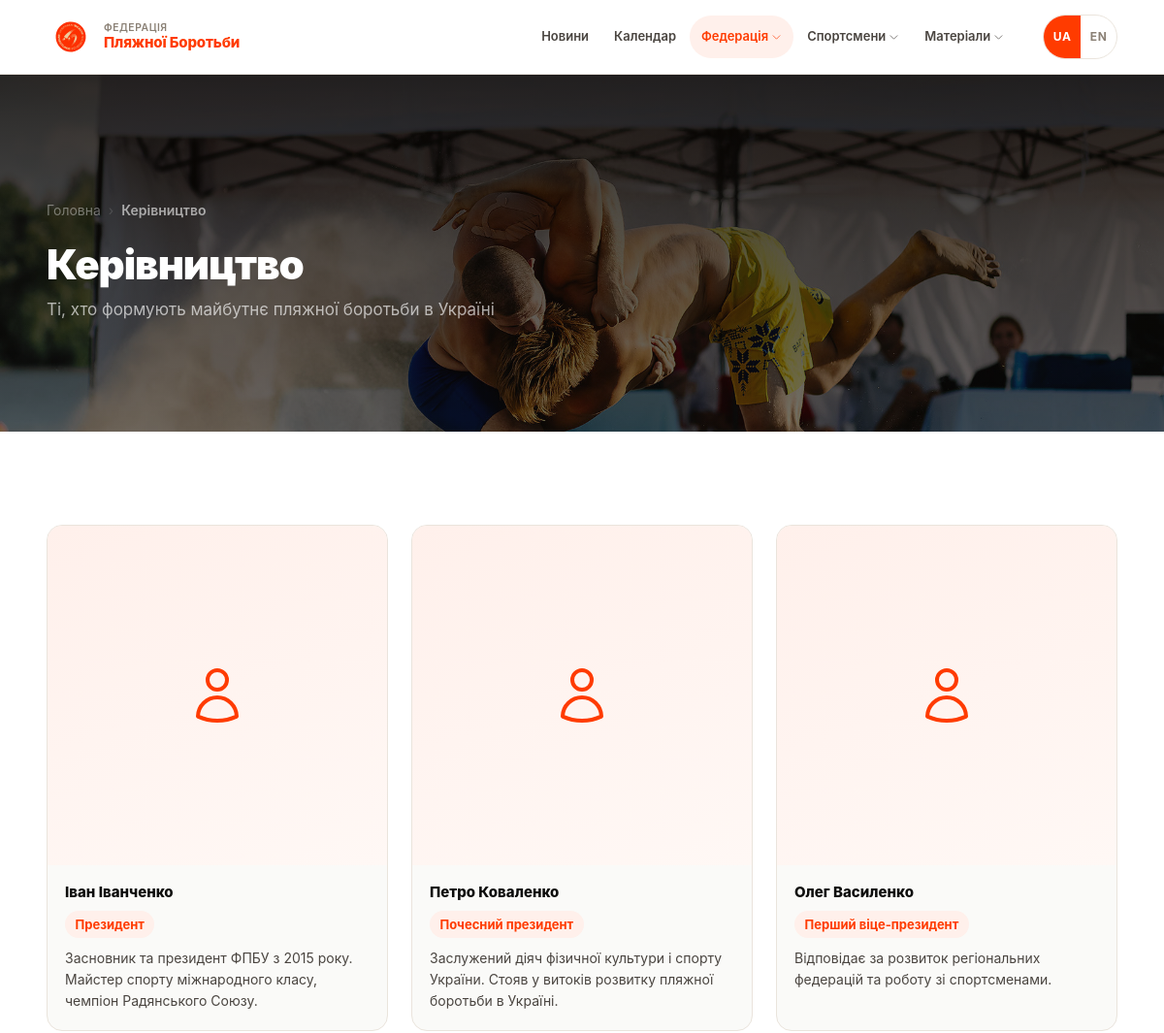
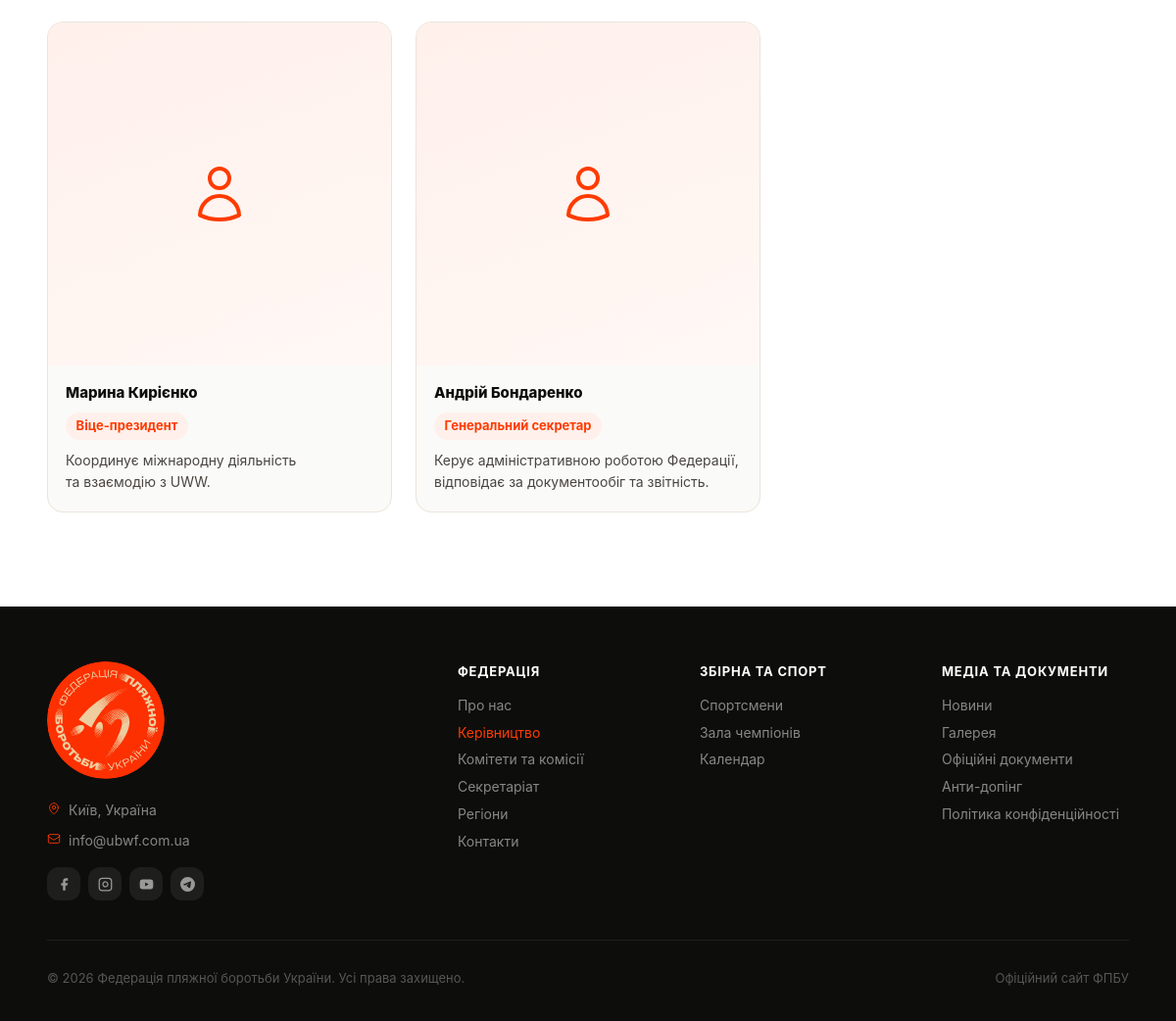
The app's page /leadership with its own data (2 pictures, top to bottom).
### tables this page shows
CREATE TABLE leadership (
        id INTEGER PRIMARY KEY AUTOINCREMENT,
        name TEXT NOT NULL,
        role TEXT NOT NULL,
        role_en TEXT,
        bio TEXT,
        bio_en TEXT,
        photo TEXT,
        sort_order INTEGER DEFAULT 0
    , name_en TEXT);

### app.py (the view)
@pub.route('/leadership')
def fed_leadership():
    leaders = db.get_leadership()
    return render_template('federation/leadership.html', leaders=leaders)

### app.py (called while the page is built)
@pub.url_value_preprocessor
def _pull_lang(endpoint, values):
    lang = values.pop('lang', 'uk')
    if lang not in SUPPORTED_LANGS:
        abort(404)
    g.lang = lang
    g.t    = make_t(lang)

@app.before_request
def set_language():
    if request.path == '/' and request.cookies.get('lang') == 'en':
        return redirect('/en/', 302)
    if not getattr(g, 'lang', None):
        lang = request.cookies.get('lang', 'uk')
        g.lang = lang if lang in SUPPORTED_LANGS else 'uk'
        g.t    = make_t(g.lang)

@app.template_filter('lf')
def lang_field(row, field):
    if g.lang == 'en':
        try:
            v = row[field + '_en']
            if v: return v
        except (KeyError, IndexError, TypeError):
            pass
    try:
        return row[field]
    except (KeyError, IndexError, TypeError):
        return ''

@app.context_processor
def inject_globals():
    lang = getattr(g, 'lang', 'uk')
    path = request.path
    qs = ('?' + request.query_string.decode('utf-8', 'replace')) if request.query_string else ''
    suffix = path[3:] if path.startswith('/en') else path
    if not suffix:
        suffix = '/'
    lp = '/en' if lang == 'en' else ''
    return {
        'current_year': datetime.today().year,
        'lang': lang,
        't': getattr(g, 't', make_t('uk')),
        'icon': _icon,
        'lp': lp,
        'lp_uk': suffix + qs,
        'lp_en': '/en' + suffix + qs,
    }

def _fix_text_node(text):
    text = _PREP_RE.sub(lambda m: m.group(1) + ' ', text)
    text = _YEAR_RE.sub(r'\1 \2', text)
    return text

### db.py (called while the page is built)
def get_db():
    conn = sqlite3.connect(DB_PATH)
    conn.row_factory = sqlite3.Row
    conn.execute("PRAGMA journal_mode=WAL")
    return conn

def get_leadership():
    conn = get_db()
    rows = conn.execute("SELECT * FROM leadership ORDER BY sort_order").fetchall()
    conn.close()
    return rows

### icons.py (called while the page is built)
def icon(name, cls='', size=None):
    inner = _ICONS.get(name, '')
    if not inner:
        return Markup('')
    class_attr = f' class="{cls}"' if cls else ''
    size_attr = f' width="{size}" height="{size}"' if size else ''
    return Markup(
        f'<svg{class_attr}{size_attr} xmlns="http://www.w3.org/2000/svg" fill="none" '
        f'viewBox="0 0 24 24" stroke-width="1.5" stroke="currentColor" aria-hidden="true">'
        f'{inner}</svg>'
    )

### translations.py (called while the page is built)
def make_t(lang):
    d = TRANSLATIONS.get(lang, UK)
    def t(key):
        return d.get(key, UK.get(key, key))
    return t

### templates/federation/leadership.html (shortened to what this page needs)
{% extends "base.html" %}
{% block content %}
<div class="page-hero page-hero--dark page-hero--leadership">
    <div class="container">
        <nav class="breadcrumb">
            <a href="{{ lp }}/" class="nav-link">{{ t('nav.home') }}</a>
            <span class="sep">›</span>
            <span class="cur">{{ t('nav.fed.leadership') }}</span>
        </nav>
        <h1 class="page-hero-title">{{ t('nav.fed.leadership') }}</h1>
        <p class="page-hero-desc">{{ 'Those who shape the future of beach wrestling in Ukraine' if lang == 'en' else 'Ті, хто формують майбутнє пляжної боротьби в Україні' }}</p>
    </div>
</div>
<section class="leaders-section">
    <div class="container" style="position:relative;z-index:1;">
        {% if leaders %}
        <div class="grid-3">
            {% for l in leaders %}
            <div class="ldr-card">
                <div class="ldr-photo">
                    {% if l.photo %}
                    <img src="{{ url_for('static', filename='uploads/' + l.photo) }}" alt="{{ l.name }}">
                    {% else %}
                    {{ icon('user', size=64) }}
                    {% endif %}
                </div>
                <div class="ldr-body">
                    <div class="ldr-name">{{ l | lf('name') }}</div>
                    <div class="ldr-role">{{ l | lf('role') }}</div>
                    {% set bio = l | lf('bio') %}
                    {% if bio %}<div class="ldr-bio">{{ bio }}</div>{% endif %}
                </div>
            </div>
            {% endfor %}
        </div>
        {% else %}
        <div class="empty-state">
            <p>{{ 'Leadership information coming soon.' if lang == 'en' else 'Інформація про керівництво скоро буде додана.' }}</p>
        </div>
        {% endif %}
    </div>
</section>
{% endblock %}

### records on screen
leadership: name "Іван Іванченко", role "Президент", bio "Засновник та президент ФПБУ з 2015 року. Майстер спорту міжнародного класу, чемпіон Радянського Союзу."
leadership: name "Петро Коваленко", role "Почесний президент", bio "Заслужений діяч фізичної культури і спорту України. Стояв у витоків розвитку пляжної боротьби в Україні."
leadership: name "Олег Василенко", role "Перший віце-президент", bio "Відповідає за розвиток регіональних федерацій та роботу зі спортсменами."
leadership: name "Марина Кирієнко", role "Віце-президент", bio "Координує міжнародну діяльність та взаємодію з UWW."
leadership: name "Андрій Бондаренко", role "Генеральний секретар", bio "Керує адміністративною роботою Федерації, відповідає за документообіг та звітність."

### other values on screen
{{ 'Federation' if lang == 'en' else 'Федерація' }} "ФЕДЕРАЦІЯ"
{{ 'Beach Wrestling' if lang == 'en' else 'Пляжної Боротьби' }} "Пляжної Боротьби"
{{ t('nav.news') }} "Новини"
{{ t('nav.calendar') }} "Календар"
{{ t('nav.federation') }} "Федерація"
{{ t('nav.athletes') }} "Спортсмени"
{{ 'Materials' if lang == 'en' else 'Матеріали' }} "Матеріали"
{{ t('nav.home') }} "Головна"
{{ t('nav.fed.leadership') }} "Керівництво"
{{ 'Kyiv, Ukraine' if lang == 'en' else 'Київ, Україна' }} "Київ, Україна"
{{ t('footer.federation') }} "ФЕДЕРАЦІЯ"
{{ t('nav.fed.about') }} "Про нас"
{{ t('nav.fed.committees') }} "Комітети та комісії"
{{ t('nav.fed.secretariat') }} "Секретаріат"
{{ t('nav.fed.regions') }} "Регіони"
